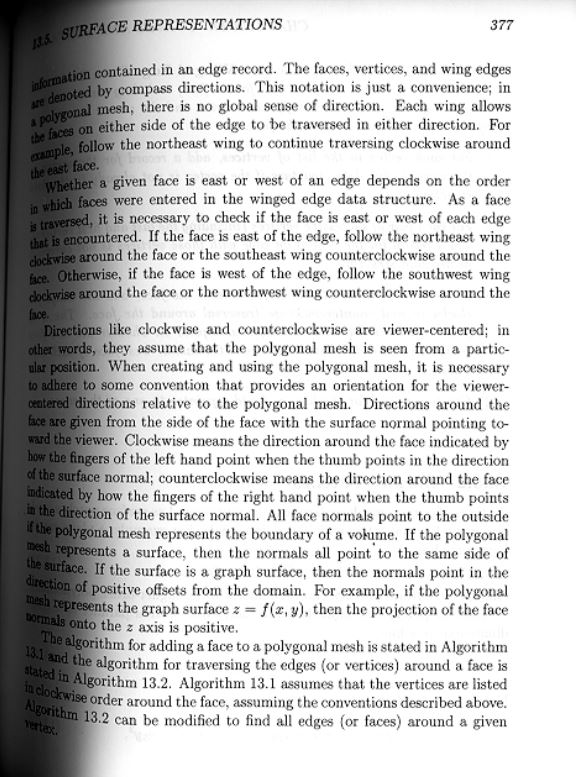
#> input picture gutters1.JPG, 585 x 777 px, found by its file name
$ python gutter.py
#> lines starting #> are read from the running program, lines starting #| are printed output that depends on the picture
#!/usr/bin/env python
# coding: utf-8

# In[32]:


import cv2
import numpy as np
import os
import matplotlib.pyplot as plt
import skimage.io
import skimage.color
import skimage.filters
os.chdir('D:\\RIYA\\college stuff\\3rd year\\5th sem\\EE604')


# In[33]:


img = cv2.imread('gutters1.jpg')
#> img is the input picture: shape (777, 585, 3); min 0, max 255, mean 198.1


# In[34]:


gray_image = skimage.color.rgb2gray(img)
fig,ax = plt.subplots()
plt.imshow(gray_image,cmap='gray')


# In[35]:


# create a histogram of the blurred grayscale image
histogram, bin_edges = np.histogram(gray_image, bins=256, range=(0.0, 1.0))
#> histogram = 256 values, max 165571 at index 255, min 260 at index 3, mean 1775.6; bin_edges = 257 values from 0 to 1

fig, ax = plt.subplots()
plt.plot(bin_edges[0:-1], histogram)
plt.title("Grayscale Histogram")
plt.xlabel("grayscale value")
plt.ylabel("pixels")
plt.xlim(0, 1.0)


# In[36]:


image_array = np.array(img)
print(image_array.shape)
#| (777, 585, 3)


# In[40]:


split_img = cv2.split(gray_image)

final_img = []
for plane in split_img:
    exp = cv2.dilate(plane, np.ones((5,5), np.uint8)) #to expand the image( convolving an image with kernel)
    dst = cv2.GaussianBlur(exp,(3,3),0) #applying gaussian filter to reduce noise and blur the image
    shad = 255 - cv2.absdiff(plane, dst) #to remove the shadow
    norm = cv2.normalize(shad, None, alpha=0, beta=255, norm_type=cv2.NORM_MINMAX)
    final_img.append(norm) #to add rgb plane in an array
#> this loop made 1 pass
#> pass 1, `exp = cv2.dilate(plane, np.ones((5,5), np.uint8))`:
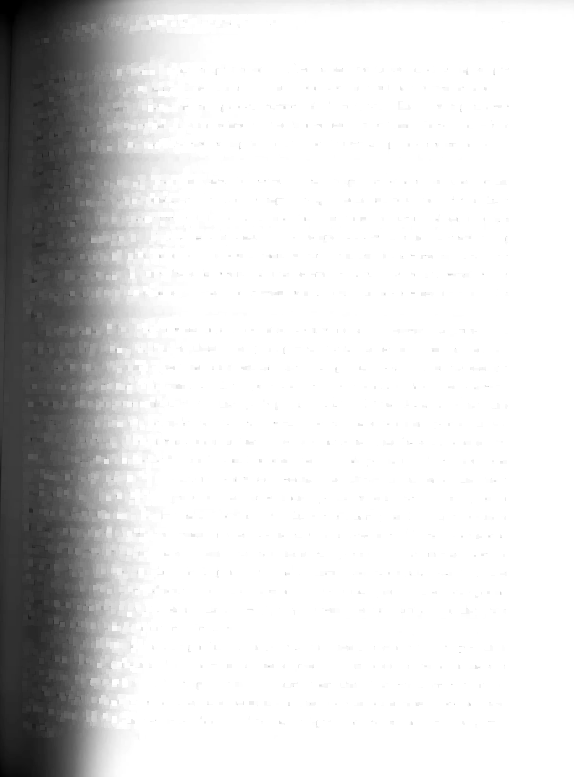
#> exp: shape (777, 585) float64; min 0, max 1, mean 0.865
#> pass 1, `norm = cv2.normalize(shad, None, alpha=0, beta=255, norm_type=cv2.NORM..`:
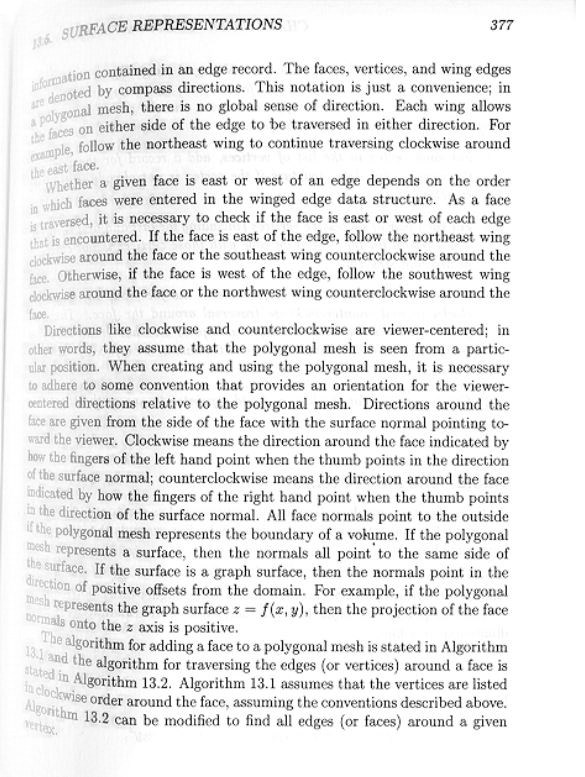
#> norm: shape (777, 585) float64; min 0, max 255, mean 232.4
#> after the loop, final_img = 1 item

result = cv2.merge(final_img) #merge all plane to form multicolor image
final = skimage.color.gray2rgb(result)
cv2.imwrite('cleaned-gutter.jpg', final)


# In[ ]:


# In[ ]:
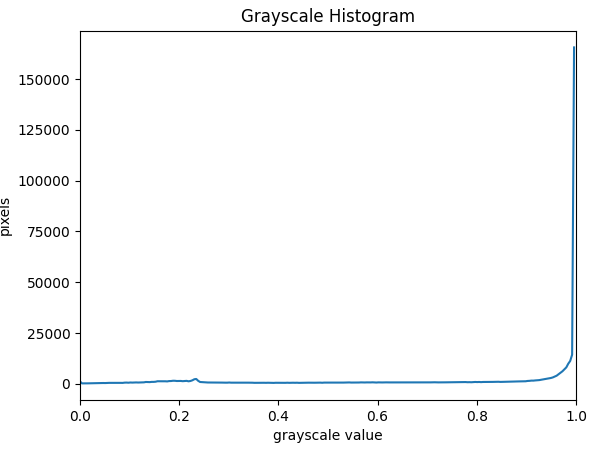
#> figure drawn by matplotlib, 1 panel; curve peaks at x = 0.996, y = 165571

$ run again, with gutters2.JPG copied over gutters1.JPG
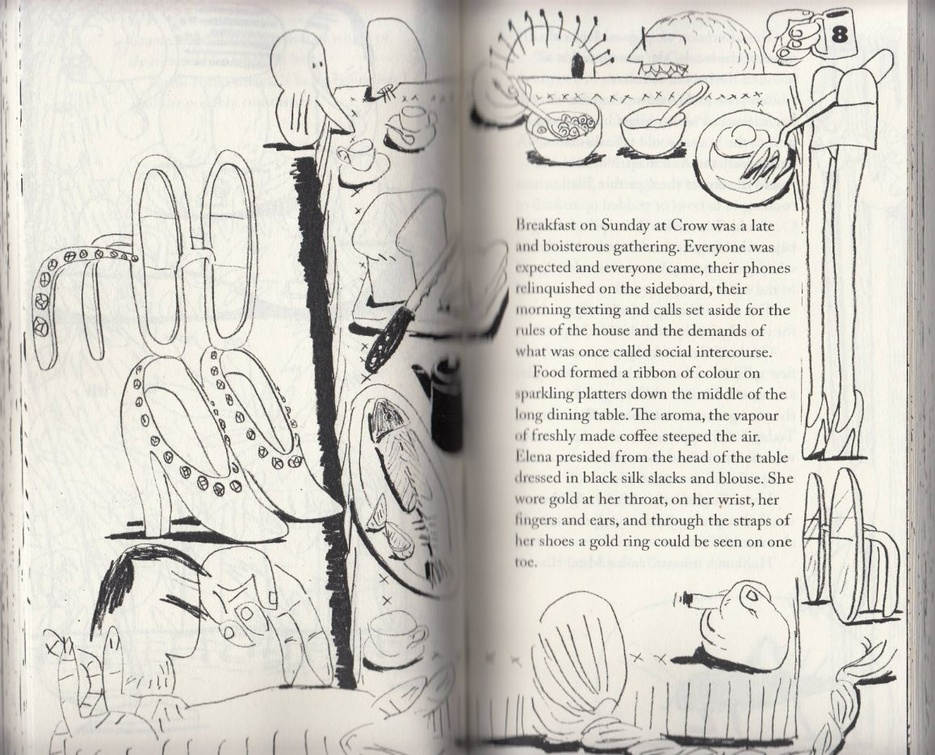
#> input picture gutters2.JPG, 935 x 755 px, shrunk from 1158 x 935 before the run, found by its file name
#> img is the input picture: shape (755, 935, 3); mean B, G, R 198.9, 206.4, 209.7
#> histogram = 256 values, max 33072 at index 240, min 0 at index 0, mean 2757.5; bin_edges = 257 values from 0 to 1
#| (755, 935, 3)
#> the loop `for plane in split_img:` made 1 pass
#> pass 1, `norm = cv2.normalize(shad, None, alpha=0, beta=255, norm_type=cv2.NORM..`:
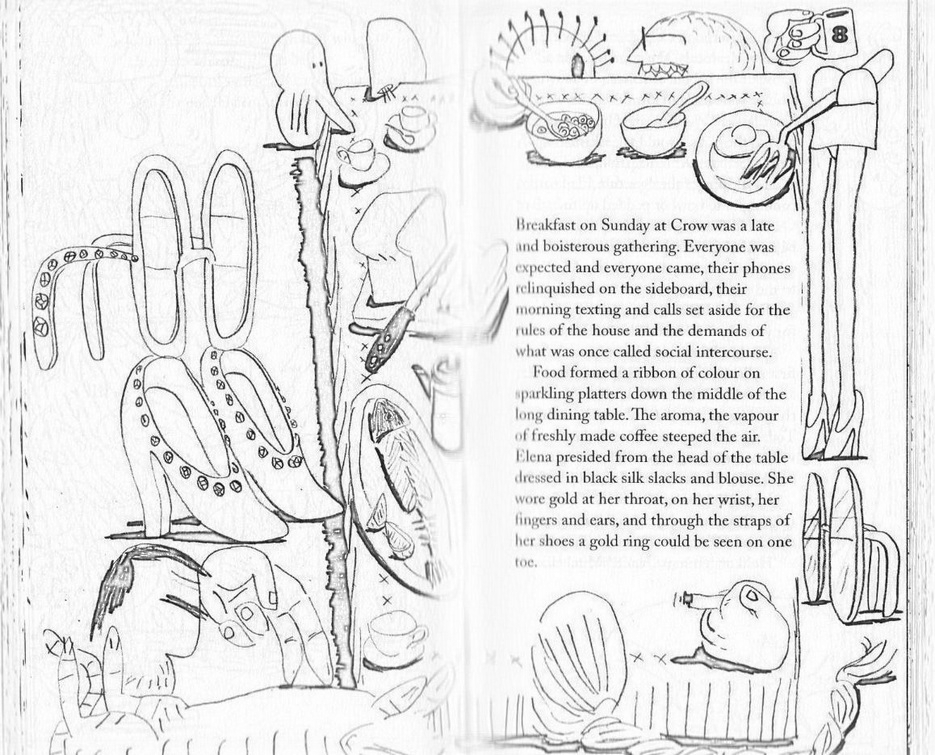
#> norm: shape (755, 935) float64; min 2.46e-12, max 255, mean 231.2; drawn with min black and max white
#> after the loop `for plane in split_img:`: final_img = 1 item
#> `# In[ ]:`:
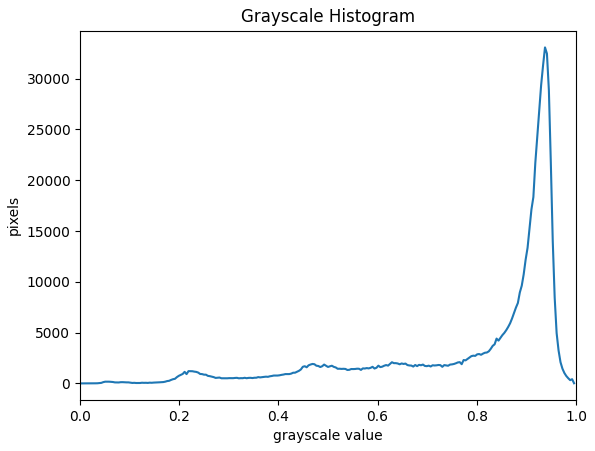
#> figure drawn by matplotlib, 1 panel; curve peaks at x = 0.938, y = 33072
